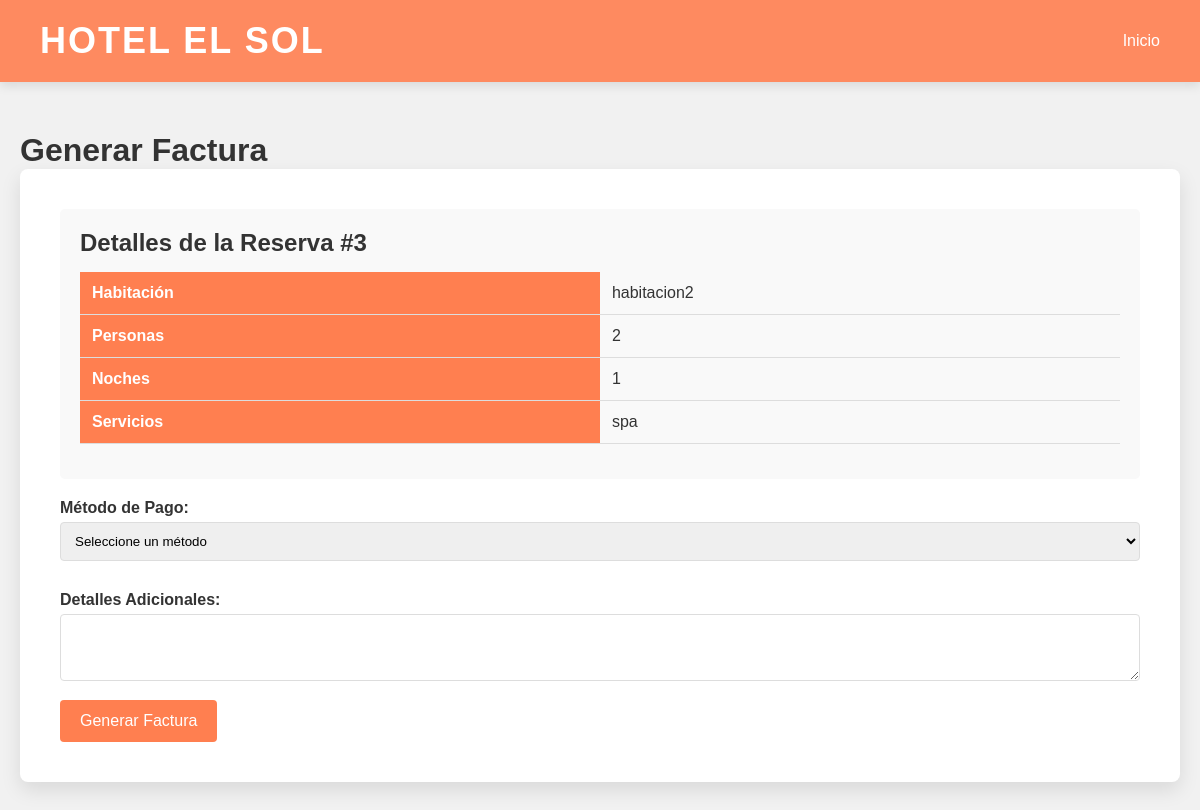
Page /Hotel/facturar.php?id=3 on the earlier database version.
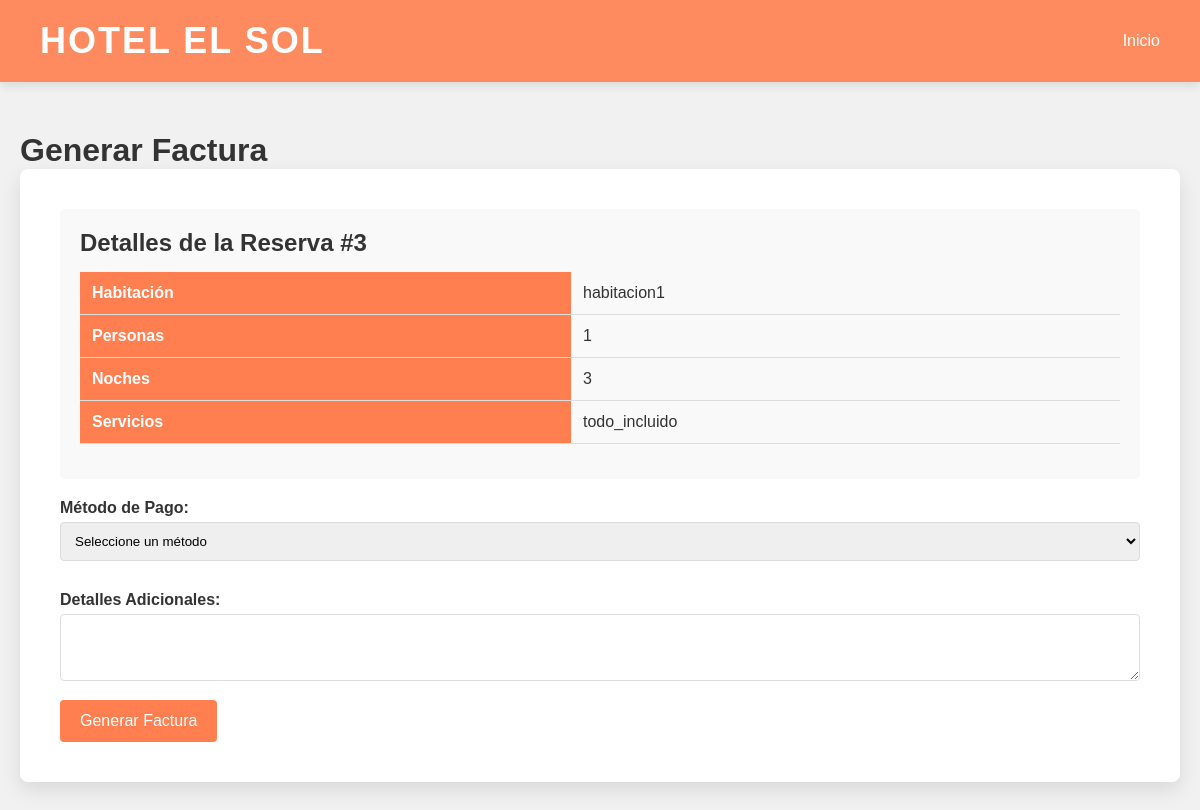
Same page on the later database version.
### tables this page shows
CREATE TABLE `reservas` (
  `id` int(11) NOT NULL,
  `habitacion` varchar(100) NOT NULL,
  `personas` int(11) NOT NULL,
  `noches` int(11) NOT NULL,
  `servicios` text DEFAULT NULL,
  `fecha` timestamp NOT NULL DEFAULT current_timestamp()
);

### Hotel/facturar.php (the view, shortened to what this page needs)
<?php
$host = "localhost";
$usuario = "root";
$contrasena = "";
$basedatos = "hotel";
$conn = new mysqli($host, $usuario, $contrasena, $basedatos);
$reserva_id = isset($_GET['id']) ? intval($_GET['id']) : 0;
$mostrar_formulario = true;
$mensaje_exito = '';
$reserva = [];
if ($reserva_id > 0) {
    $query = "SELECT * FROM reservas WHERE id = ?";
    $stmt = $conn->prepare($query);
    $stmt->bind_param("i", $reserva_id);
    $stmt->execute();
    $result = $stmt->get_result();
    $reserva = $result->fetch_assoc();
}
?>
<!DOCTYPE html>
<html lang="es">
<head>
</head>
<body>
    <div class="navbar">
        <div class="titulo">Hotel El Sol</div>
        <div class="nav-botones">
            <a href="inicio.php" style="color: white; text-decoration: none;">Inicio</a>
        </div>
    </div>
    <main class="contenedor-central">
        <h1>Generar Factura</h1>
        <?php if (!empty($mensaje_exito)): ?>
            <?php echo $mensaje_exito; ?>
        <?php elseif (!empty($reserva) && $mostrar_formulario): ?>
        <div class="formulario-factura">
            <div class="detalles-reserva">
                <h2>Detalles de la Reserva #<?php echo $reserva_id; ?></h2>
                <table>
                    <tr>
                        <th>Habitación</th>
                        <td><?php echo htmlspecialchars($reserva['habitacion']); ?></td>
                    </tr>
                    <tr>
                        <th>Personas</th>
                        <td><?php echo htmlspecialchars($reserva['personas']); ?></td>
                    </tr>
                    <tr>
                        <th>Noches</th>
                        <td><?php echo htmlspecialchars($reserva['noches']); ?></td>
                    </tr>
                    <tr>
                        <th>Servicios</th>
                        <td><?php echo htmlspecialchars($reserva['servicios']); ?></td>
                    </tr>
                </table>
            </div>
            <form action="" method="POST">
                <label for="metodo_pago">Método de Pago:</label>
                <select id="metodo_pago" name="metodo_pago" required>
                    <option value="">Seleccione un método</option>
                </select>
                <label for="detalles">Detalles Adicionales:</label>
                <textarea id="detalles" name="detalles" rows="3"></textarea>
                <button type="submit" name="generar_factura">Generar Factura</button>
            </form>
        </div>
        <?php endif; ?>
    </main>
</body>
</html>

Differences in the rows shown:
changed reservas: habitacion "habitacion2" → "habitacion1"; personas "2" → "1"; noches "1" → "3"; servicios "spa" → "todo_incluido"
